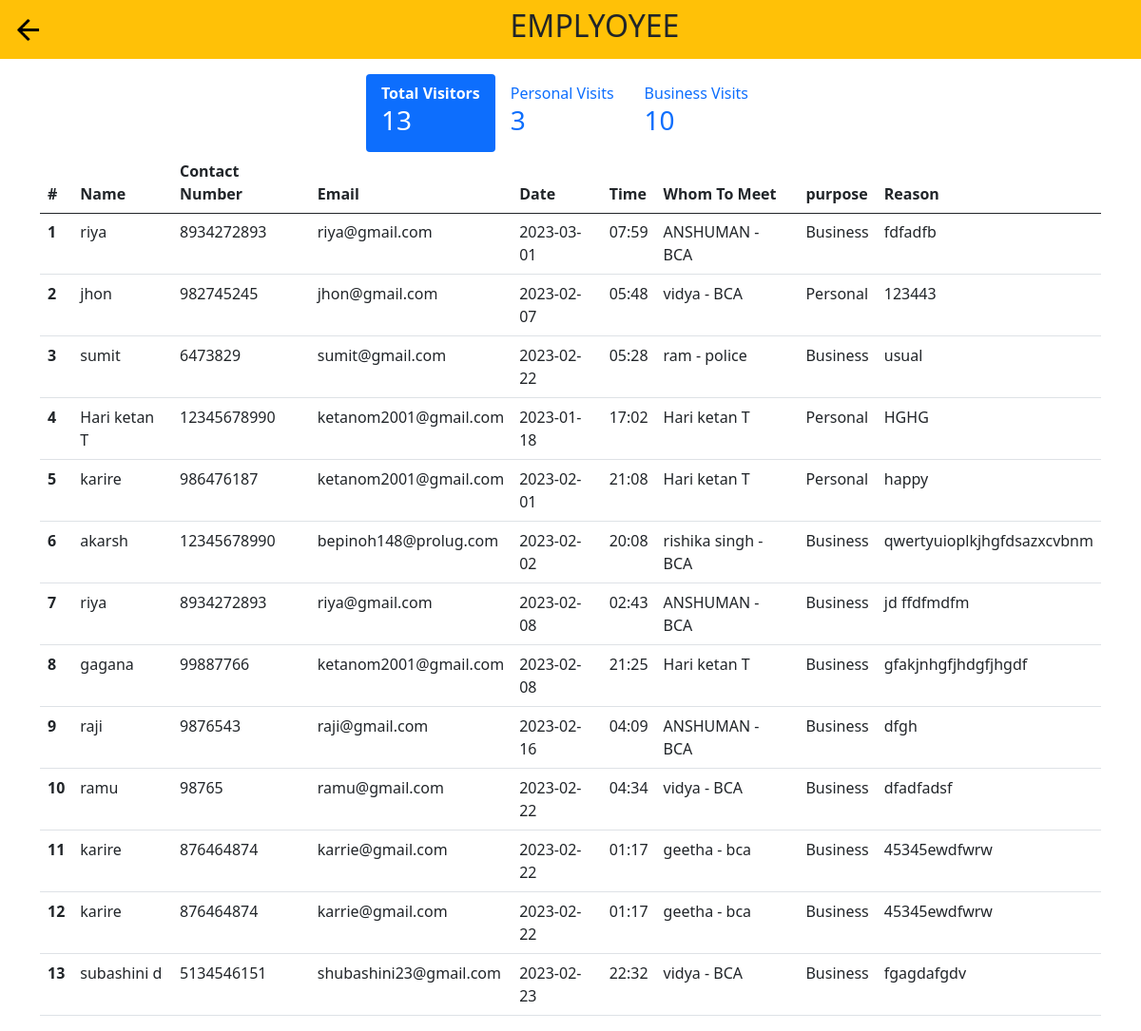
Page /others on the earlier database version.
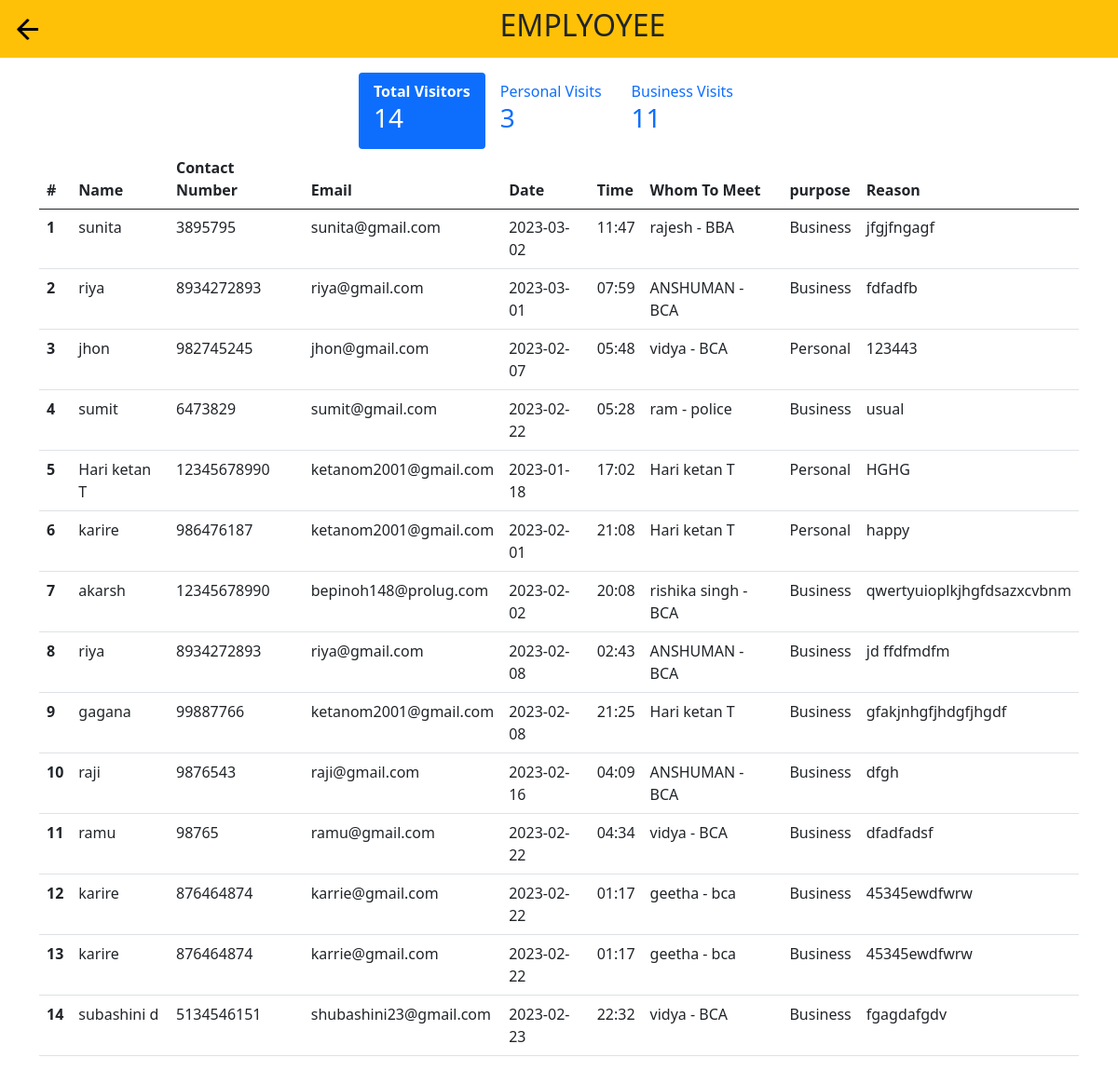
Same page on the later database version.
### tables this page shows
CREATE TABLE "register1" (
	"name"	TEXT,
	"contact_number"	INTEGER,
	"email"	TEXT,
	"date"	TEXT,
	"time"	TEXT,
	"whom_to_meet"	TEXT,
	"purpose"	TEXT,
	"reason"	TEXT,
	"photo"	TEXT,
	"status"	TEXT,
	"id"	INTEGER,
	"department"	TEXT,
	PRIMARY KEY("id" AUTOINCREMENT)
);

### app.py (the view)
@app.get("/Fregister", response_class=HTMLResponse)
def create(request:Request):
    isLogin = request.session.get('isLogin')
    role = request.session.get('role')
    if role == 1:
        return templates.TemplateResponse("Fregister.html",{"request":request})
    else:
        return "Unauthorized acess"

### templates/others.html (shortened to what this page needs)
<!doctype html>
<html lang="en">
  <head>
    <link href="https://cdn.jsdelivr.net/npm/bootstrap@5.0.2/dist/css/bootstrap.min.css" rel="stylesheet">
  </head>
  <body>
    <nav class="navbar navbar-light bg-warning ">
      <div class="container-fluid">
         <a class="navbar-brand" href="FFdashboard">
          <img src="/static/images/baseline_arrow_back_black_24dp.png" width="35" height="35">
         </a>
         <h2 class="nav-item text-center">EMPLYOYEE</h2>
      </div>
  </nav>
  <div class="container mt-3">
    <div class="row">
    <ul class="nav nav-pills justify-content-center">
      <li class="nav-item">
       <a class="nav-link active" data-bs-toggle="tab" href="#Vtotal"><b>Total Visitors</b><br><h3>{{ total_visitors }}</h3></a>
      </li>
      <li class="nav-item">
       <a class="nav-link" data-bs-toggle="tab" href="#Vpersonal">Personal Visits<br><h3>{{ visitors_personal }}</h3></a>
      </li>
      <li class="nav-item">
        <a class="nav-link" data-bs-toggle="tab" href="#Vbusiness">Business Visits<br><h3>{{ visitors_business }}</h3></a>
      </li>
    </ul>
    </div>
  </div>
  <div class="tab-content">
    <div class="tab-pane container active" id="Vtotal">
      <div class="table-responsive">
        <table class="table">
          <thead>
            <tr>
              <th scope="col-md-5">#</th>
              <th>Name</th>
              <th class="th-lg">Contact Number</th>
              <th>Email</th>
              <th>Date</th>
              <th>Time</th>
              <th>Whom To Meet</th>
              <th>purpose</th>
              <th>Reason</th>
            </tr>
          </thead>
          <tbody>
            <tr>
              {% for meetings in teacher_meeting %}
                <tr>
                  <th scope="row">{{ loop.index }}</th>
                    <td>{{meetings.name}}</td>
                    <td>{{meetings.contact_number}}</td>
                    <td>{{meetings.email}}</td>
                    <td>{{meetings.date}}</td>
                    <td>{{meetings.time}}</td>
                    <td>{{meetings.whom_to_meet}}</td>
                    <td>{{meetings.purpose}}</td>
                    <td>{{meetings.reason}}</td>
                </tr>
                {% endfor %}
            </tr>
          </tbody>
        </table>
      </div>
    </div>
  </div>
  </body>
</html>

Differences in the rows shown:
added register1: name "sunita", contact_number "3895795", email "sunita@gmail.com", date "2023-03-02", time "11:47", whom_to_meet "rajesh - BBA", purpose "Business", reason "jfgjfngagf"
Other differences:
{{ total_visitors }}: "13" → "14"
{{ visitors_business }}: "10" → "11"
